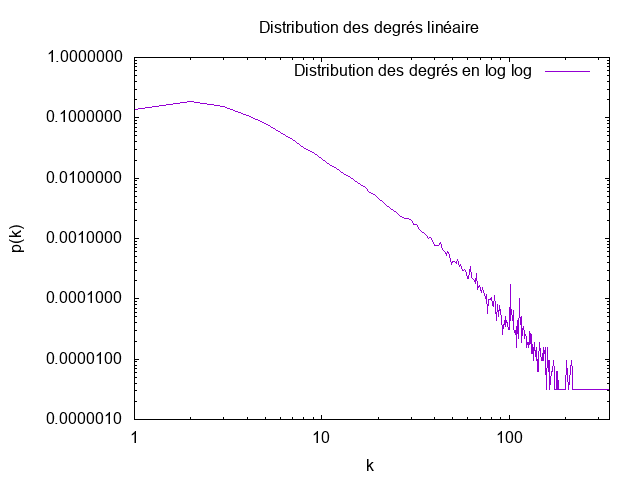

Write the gnuplot code that produced this figure.
set terminal png
set xlabel 'k'
set ylabel 'p(k)'
set output 'distributionDegresLogLog.png'
set key top right
set yrange [1e-6:1]
set logscale xy 10

plot  "fichierDistributionDegree.dat" using 1:2 title 'Distribution des degrés en log log' with lines